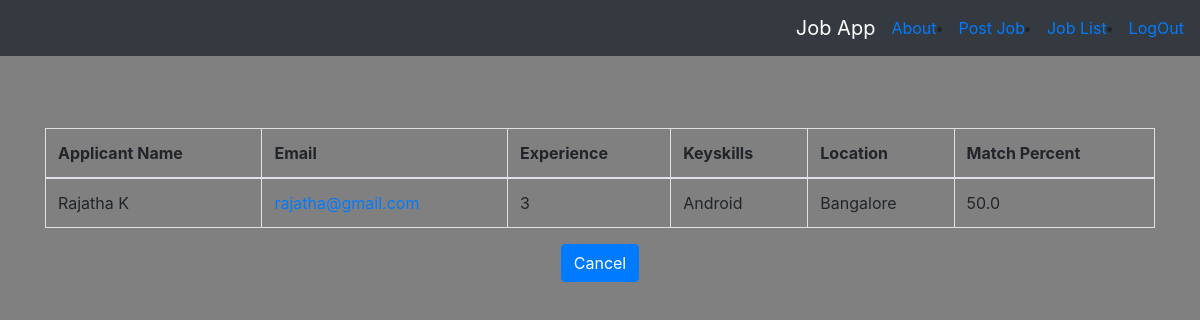
Page /postjob/displayjobapplications/9/ (signed in) on the committed database.
### accounts/models.py (models this page shows, shortened)
class EmployeeProfile(models.Model):
    user = models.OneToOneField(User,on_delete=models.CASCADE)
    experience = models.PositiveIntegerField()
    keyskills = models.TextField(max_length=500)
    location = models.CharField(max_length=100)
    cv_file = models.FileField(upload_to='cv_folder',blank=True)
    def __str__(self):
        return self.user.email

class User(AbstractUser):
    username = None
    ROLE_CHOICES = (('employer','employer'),
            ('employee','employee'))
    email = models.EmailField(unique=True,blank=False,error_messages={'unique':"Email already exists.Use another Email"})
    role = models.CharField(max_length=100,choices=ROLE_CHOICES)
    phone_number = models.PositiveIntegerField(blank=True,null=True)
    USERNAME_FIELD = "email"
    REQUIRED_FIELDS = []
    objects = UserManager()

### postjob/views.py (the view)
# urls.py: path('displayjobapplications/<int:pk>/',views.display_job_applications,name='jobapplications'),
@login_required(login_url=reverse_lazy('accounts:login'))
def display_job_applications(request, pk):
    applicant_list = list()
    if request.user.role == 'employer':
        job = PostJob.objects.get(id=pk)
        job_title = job.title
        job_applications = JobApplication.objects.filter(job=job).order_by('rank')
        job_skill = job.keyskills
        for application in job_applications:
            employee = User.objects.get(email=application.user)
            applicant = EmployeeProfile.objects.get(user=employee)
            applicant_skill = applicant.keyskills
            similar_skill, match_percent = match_skills(job_skill, applicant_skill)
            app_dict = {'name': employee.first_name + " " + employee.last_name, 'applicant': applicant,
                        'rank': match_percent}
            applicant_list.append(app_dict)
        applicant_list = sorted(applicant_list, key=itemgetter('rank'), reverse=True)
    return render(request, 'postjob/display_applications.html',
                  {'job_title': job_title, 'applicant_list': applicant_list})

### postjob/views.py (called while the page is built)
def match_skills(job_skill, applicant_skill):
    job_skill = split_list(job_skill)
    applicant_skill = split_list(applicant_skill)
    skill_len = len(job_skill)
    job_skill = convert_lower(job_skill)
    applicant_skill = convert_lower(applicant_skill)
    skills_matched = set(job_skill) & set(applicant_skill)
    match_percent = (len(skills_matched) / skill_len) * 100
    return skills_matched, match_percent

def convert_lower(text_list):
    lowercase_list = [x.lower() for x in text_list]
    return lowercase_list

def split_list(text_list):
    text_list = text_list.split(",")
    return text_list

### postjob/templates/postjob/display_applications.html
{% extends 'postjob/postjob_base.html' %}
{% block content %}
    <div class="container">
        {% if user.role == "employer" %}
          {% if applicant_list %}
          <br/><br/><br/>
          <table class="table table-bordered">
            <thead>
              <tr>
                <th scope="col"> Applicant Name</th>
                <th scope="col">Email</th>
                <th scope="col">Experience</th>
                <th scope="col">Keyskills</th>
                <th scope="col">Location</th>
                <th scope="col">Match Percent</th>
              </tr>
            </thead>
            <tbody>
              {% for application in applicant_list %}
              <tr>
                <td>{{ application.name}}</td>
                <td><a href="mailto:{{ application.applicant.user }}">{{ application.applicant.user }}</a></td>
                <td>{{ application.applicant.experience }}</td>
                <td>{{ application.applicant.keyskills }}</td>
                <td>{{ application.applicant.location }}</td>
                <td>{{ application.rank }}</td>
              </tr>
            {% endfor %}
            </tbody>
          {% else %}
              <h2 align="center">No Applications Received yet!!</h2>
          {% endif %}
        </table>
        <div align="center"> <a class='btn btn-primary' href="{% url 'postjob:list'%}">Cancel</a> </div>
      {% endif %}
    </div>
{% endblock %}

### static/cvproject/css/master.css (style rules this page uses)
body { background-color: gray; }

### rows in the picture
EmployeeProfile: name "Rajatha K", applicant.user "rajatha@gmail.com", applicant.experience "3", applicant.keyskills "Android", applicant.location "Bangalore", rank "50.0"
